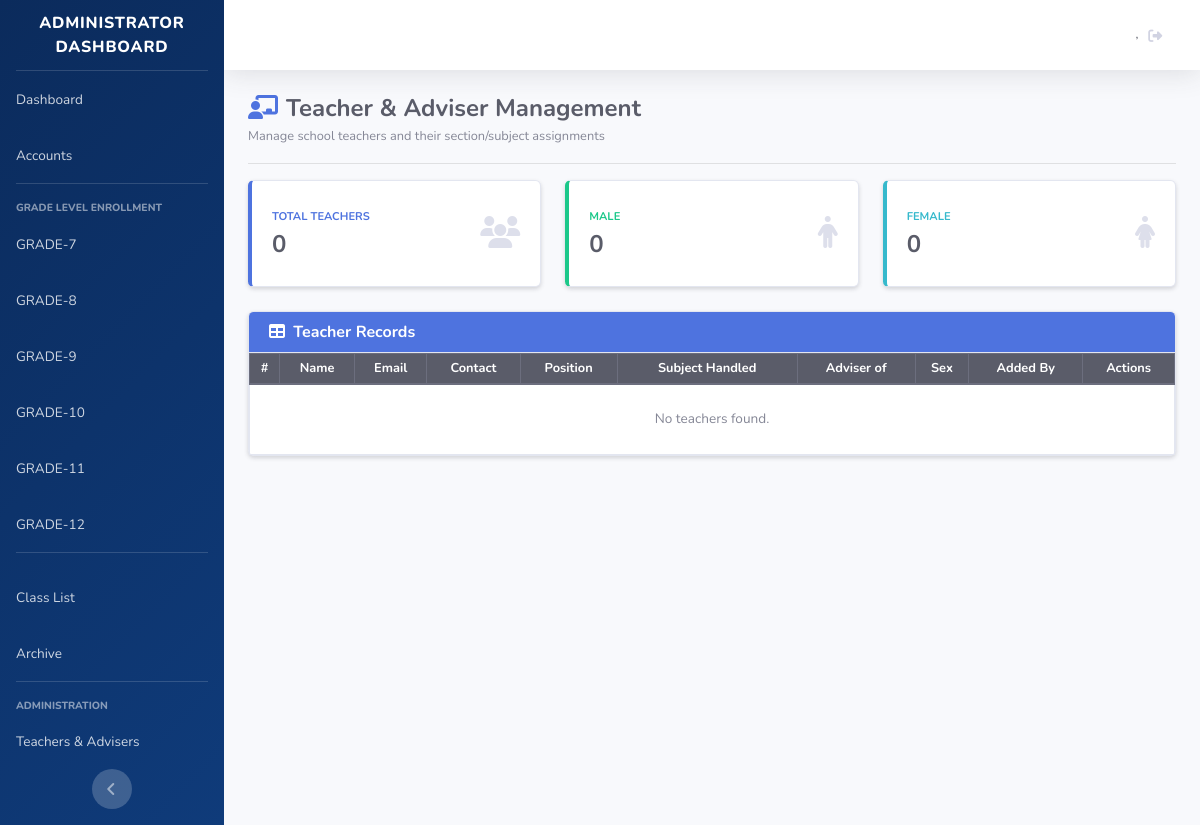
/admn_staff_crud.php, run on an earlier commit of the app's database.
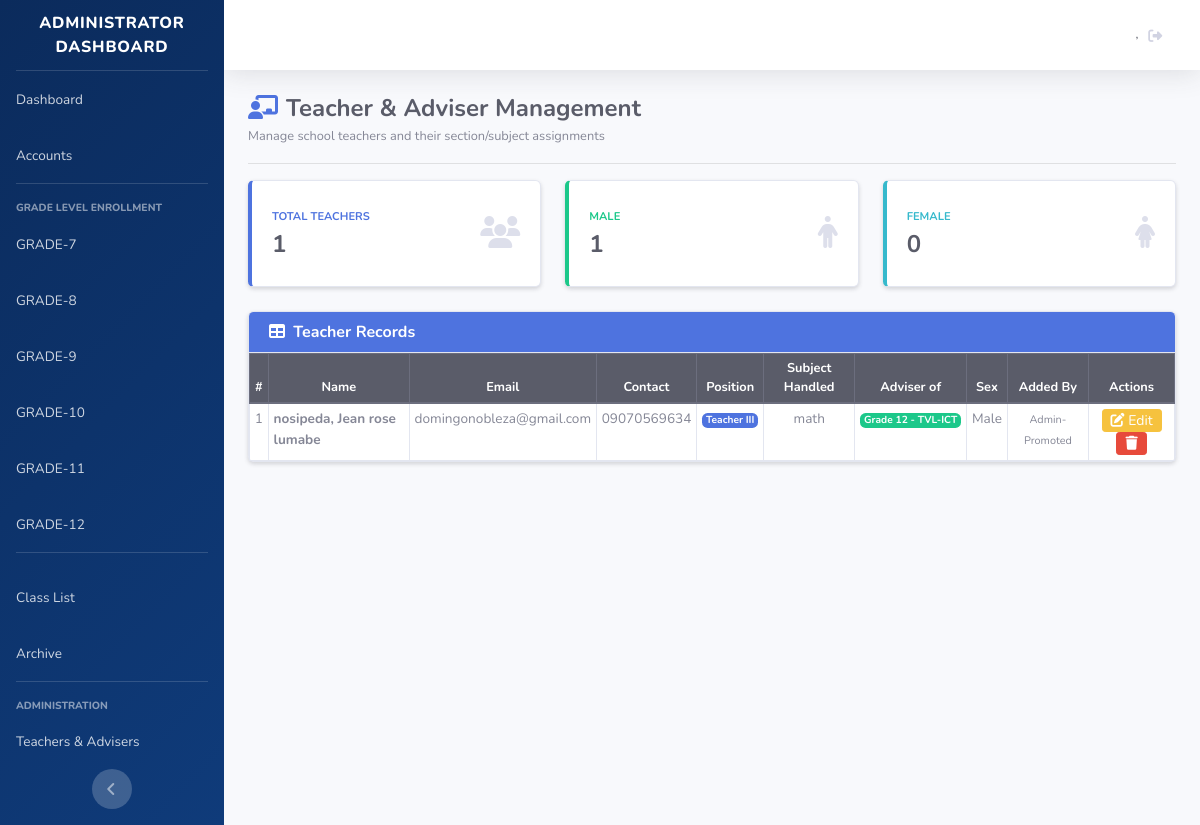
And on a later commit of the database.
### tables this page shows
CREATE TABLE `tbl_user` (
  `id_user` int NOT NULL,
  `email` varchar(255) NOT NULL,
  `phone_number` varchar(20) DEFAULT NULL,
  `password` varchar(255) NOT NULL,
  `lname` varchar(255) NOT NULL,
  `fname` varchar(255) NOT NULL,
  `mi` varchar(255) NOT NULL,
  `age` int NOT NULL,
  `sex` varchar(255) NOT NULL,
  `address` varchar(255) NOT NULL,
  `contact` varchar(255) NOT NULL,
  `position` varchar(255) NOT NULL,
  `role` varchar(255) NOT NULL,
  `addedby` varchar(255) DEFAULT NULL,
  `subject_handled` varchar(255) DEFAULT NULL COMMENT 'Comma-separated subjects e.g. Math, English',
  `adviser_grade` varchar(100) DEFAULT NULL COMMENT 'Grade/section the teacher advises e.g. Grade 7, Grade 11 - STEM',
  `subject_grades` varchar(500) DEFAULT NULL COMMENT 'Comma-separated grade levels where this teacher handles subjects e.g. Grade 7,Grade 9,Grade 11 - STEM'
);

### classes/staff.class.php (called while the page is built, shortened)
<?php
    class StaffClass extends EUSEBIAClass {
        public function view_staff() {
            $connection = $this->openConn();
            $stmt = $connection->prepare("SELECT * FROM tbl_user WHERE role='staff' ORDER BY lname ASC, fname ASC");
            $stmt->execute();
            return $stmt->fetchAll(PDO::FETCH_ASSOC);
        }
        public function count_staff() {
            $connection = $this->openConn();
            $stmt = $connection->prepare("SELECT COUNT(*) FROM tbl_user WHERE role='staff'");
            $stmt->execute();
            return $stmt->fetchColumn();
        }
        public function count_mstaff() {
            $connection = $this->openConn();
            $stmt = $connection->prepare("SELECT COUNT(*) FROM tbl_user WHERE role='staff' AND sex='Male'");
            $stmt->execute();
            return $stmt->fetchColumn();
        }
    }
?>

### admn_staff_crud.php (the view, shortened to what the changed rows need)
<?php
    require('classes/staff.class.php');
    $staffeusebia->update_staff();
    $staffeusebia->create_staff();
    $staffeusebia->delete_staff();
    $view       = $staffeusebia->view_staff();
    $staffcount = $staffeusebia->count_staff();
?>
<?php include('dashboard_sidebar_start.php'); ?>
<div class="container-fluid">
    <div class="row mb-4">
        <div class="col-md-4">
            <div class="card border-left-primary shadow-sm h-100 py-2">
                <div class="card-body">
                    <div class="row no-gutters align-items-center">
                        <div class="col mr-2">
                            <div class="text-xs font-weight-bold text-primary text-uppercase mb-1">Total Teachers</div>
                            <div class="h4 mb-0 font-weight-bold text-gray-800"><?= $staffcount ?></div>
                        </div>
                    </div>
                </div>
            </div>
        </div>
        <div class="col-md-4">
            <div class="card border-left-success shadow-sm h-100 py-2">
                <div class="card-body">
                    <div class="row no-gutters align-items-center">
                        <div class="col mr-2">
                            <div class="text-xs font-weight-bold text-success text-uppercase mb-1">Male</div>
                            <div class="h4 mb-0 font-weight-bold text-gray-800"><?= $staffeusebia->count_mstaff() ?></div>
                        </div>
                    </div>
                </div>
            </div>
        </div>
    </div>
    <div class="card shadow-sm">
        <div class="card-body p-0">
            <div class="table-responsive">
                <table class="table table-hover table-bordered table-sm mb-0" id="teacherTable">
                    <thead class="thead-dark text-center" style="font-size:0.8rem;">
                        <tr>
                            <th>#</th><th>Name</th><th>Email</th><th>Contact</th>
                            <th>Position</th><th>Subject Handled</th><th>Adviser of</th>
                            <th>Sex</th><th>Added By</th><th>Actions</th>
                        </tr>
                    </thead>
                    <tbody class="text-center" style="font-size:0.85rem;">
                        <?php if (is_array($view) && count($view) > 0): $row = 1; foreach ($view as $t): ?>
                        <tr>
                            <td><?= $row++ ?></td>
                            <td class="text-left"><strong><?= htmlspecialchars($t['lname'].', '.$t['fname'].' '.$t['mi']) ?></strong></td>
                            <td><?= htmlspecialchars($t['email']) ?></td>
                            <td><?= htmlspecialchars($t['contact']) ?></td>
                            <td><span class="badge badge-primary"><?= htmlspecialchars($t['position']) ?></span></td>
                            <td><?= !empty($t['subject_handled']) ? htmlspecialchars($t['subject_handled']) : '<span class="text-muted">—</span>' ?></td>
                            <td>
                                <?php if (!empty($t['adviser_grade'])): ?>
                                    <span class="badge badge-success"><?= htmlspecialchars($t['adviser_grade']) ?></span>
                                <?php else: ?>
                                    <span class="text-muted">—</span>
                                <?php endif; ?>
                            </td>
                            <td><?= htmlspecialchars($t['sex']) ?></td>
                            <td><small><?= htmlspecialchars($t['addedby'] ?? '—') ?></small></td>
                            <td>
                                <button class="btn btn-warning btn-sm py-0 px-2 edit-btn"
                                    data-id="<?= $t['id_user'] ?>"
                                    data-lname="<?= htmlspecialchars($t['lname']) ?>"
                                    data-fname="<?= htmlspecialchars($t['fname']) ?>"
                                    data-mi="<?= htmlspecialchars($t['mi']) ?>"
                                    data-age="<?= $t['age'] ?>"
                                    data-sex="<?= $t['sex'] ?>"
                                    data-email="<?= htmlspecialchars($t['email']) ?>"
                                    data-contact="<?= htmlspecialchars($t['contact']) ?>"
                                    data-address="<?= htmlspecialchars($t['address']) ?>"
                                    data-position="<?= htmlspecialchars($t['position']) ?>"
                                    data-subject="<?= htmlspecialchars($t['subject_handled'] ?? '') ?>"
                                    data-adviser="<?= htmlspecialchars($t['adviser_grade'] ?? '') ?>"
                                    data-subjectgrades="<?= htmlspecialchars($t['subject_grades'] ?? '') ?>"
                                    data-toggle="modal" data-target="#editTeacherModal">
                                    <i class="fas fa-edit"></i> Edit
                                </button>
                                <button type="button" class="btn btn-danger btn-sm py-0 px-2 delete-btn"
                                    data-id="<?= $t['id_user'] ?>"
                                    data-name="<?= htmlspecialchars($t['lname'].', '.$t['fname']) ?>">
                                    <i class="fas fa-trash"></i>
                                </button>
                            </td>
                        </tr>
                        <?php endforeach; else: ?>
                        <tr><td colspan="10" class="text-center text-muted py-4">No teachers found.</td></tr>
                        <?php endif; ?>
                    </tbody>
                </table>
            </div>
        </div>
    </div>
</div>
<link rel="stylesheet" href="https://cdn.datatables.net/1.13.6/css/dataTables.bootstrap4.min.css">
<?php include('dashboard_sidebar_end.php'); ?>

What changed in the data, as far as the page shows it:
added tbl_user: lname+fname+mi "nosipeda, Jean rose lumabe", email "domingonobleza@gmail.com", contact "09070569634", position "Teacher III", subject_handled "math", adviser_grade "Grade 12 - TVL-ICT", sex "Male", addedby "Admin-Promoted"
Also different on the page:
$staffcount: "0" → "1"
$staffeusebia->count_mstaff(): "0" → "1"
text no longer shown: "No teachers found."
